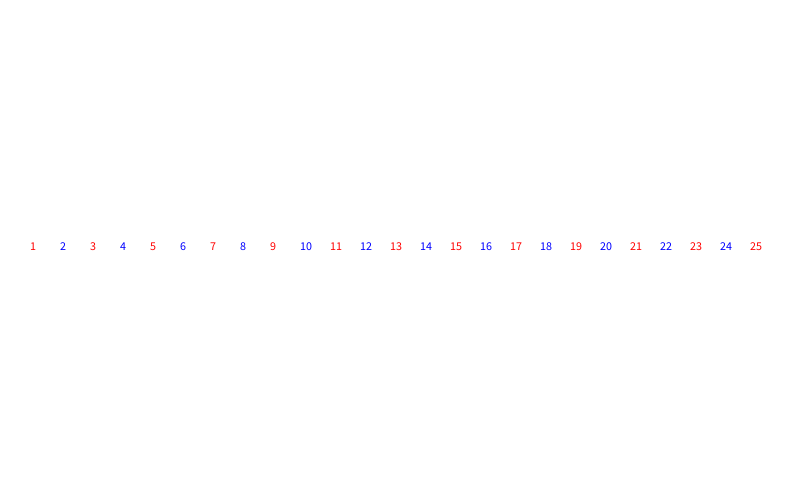
Frame 1 (no input)
Frame 60 (the mouse pressed at the canvas centre just before this capture): identical to frame 1, image omitted
Frame 120 (the mouse held since frame 60 and released just before this capture): identical to frame 1, image omitted

The Processing sketch that drew this single still picture (run headless with seeded random() and noise(); from frame 60 on, the mouse is pressed at the canvas centre):

// Processing sketch: sketch_1to25
// ── sketch_1to25.pde
//variables
int counter;
int spacing;
final int numberOfNumbers = 25;

void setup() {
  size(800, 500); 
  background(255);
  counter = 1;

  spacing = width/(numberOfNumbers+1);
}

void draw() {
  while (counter <= numberOfNumbers) {
    if ((counter % 2) == 0) { //if numbers are even, make blue
      fill(0, 0, 255);
    } else { //if numbers are odd, make red
      fill(255, 0, 0);
    }
    text(counter, (counter*spacing), height/2);

    counter++;
  }
}
